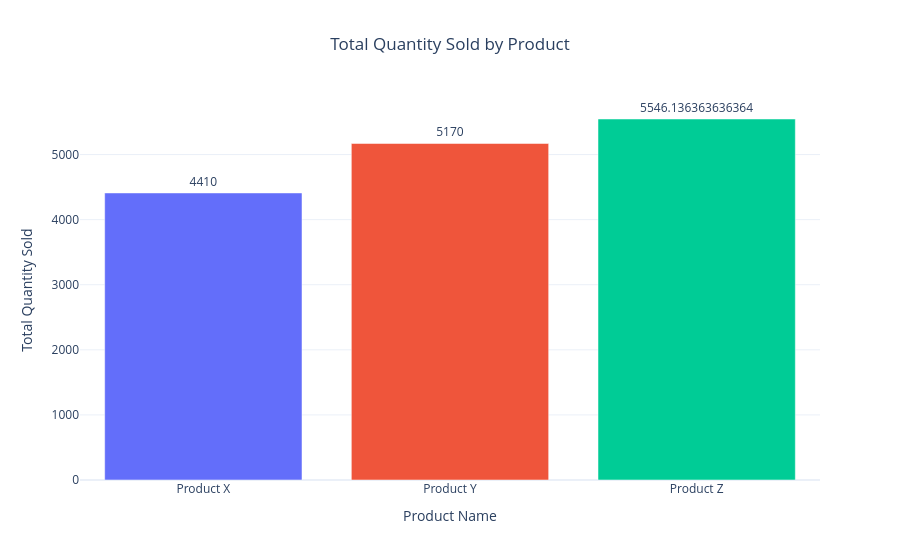

Write notebook code for a chart like this one.
### Code cell
quantity_by_product = (
    df.groupby("Product", as_index=False)["Quantity Sold"]
      .sum()
      .sort_values("Quantity Sold", ascending=True)
)

quantity_by_product
fig = px.bar(
    quantity_by_product,
    x="Product",
    y="Quantity Sold",
    title="Total Quantity Sold by Product",
    text="Quantity Sold",
    color="Product",
    labels={
        "Product": "Product Name",
        "Quantity Sold": "Total Quantity Sold"
    }
)

fig.update_traces(
    textposition="outside"
)

fig.update_layout(
    template="plotly_white",
    title_x=0.5,
    showlegend=False
)

fig.show()

### Figure 1 — Plotly figure (JSON) as saved in the notebook; plotly's stock layout.template omitted (floating-point values rounded to 4 significant figures)
{"data": [{"alignmentgroup": "True", "hovertemplate": "Product Name=%{x}<br>Total Quantity Sold=%{text}<extra></extra>", "legendgroup": "Product X", "marker": {"color": "#636efa", "pattern": {"shape": ""}}, "name": "Product X", "offsetgroup": "Product X", "orientation": "v", "showlegend": true, "text": [4410], "textposition": "outside", "type": "bar", "x": ["Product X"], "xaxis": "x", "y": [4410], "yaxis": "y"}, {"alignmentgroup": "True", "hovertemplate": "Product Name=%{x}<br>Total Quantity Sold=%{text}<extra></extra>", "legendgroup": "Product Y", "marker": {"color": "#EF553B", "pattern": {"shape": ""}}, "name": "Product Y", "offsetgroup": "Product Y", "orientation": "v", "showlegend": true, "text": [5170], "textposition": "outside", "type": "bar", "x": ["Product Y"], "xaxis": "x", "y": [5170], "yaxis": "y"}, {"alignmentgroup": "True", "hovertemplate": "Product Name=%{x}<br>Total Quantity Sold=%{text}<extra></extra>", "legendgroup": "Product Z", "marker": {"color": "#00cc96", "pattern": {"shape": ""}}, "name": "Product Z", "offsetgroup": "Product Z", "orientation": "v", "showlegend": true, "text": [5546.0], "textposition": "outside", "type": "bar", "x": ["Product Z"], "xaxis": "x", "y": [5546.0], "yaxis": "y"}], "layout": {"barmode": "relative", "legend": {"title": {"text": "Product Name"}, "tracegroupgap": 0}, "showlegend": false, "title": {"text": "Total Quantity Sold by Product", "x": 0.5}, "xaxis": {"anchor": "y", "categoryarray": ["Product X", "Product Y", "Product Z"], "categoryorder": "array", "domain": [0, 1], "title": {"text": "Product Name"}}, "yaxis": {"anchor": "x", "domain": [0, 1], "title": {"text": "Total Quantity Sold"}}}}
